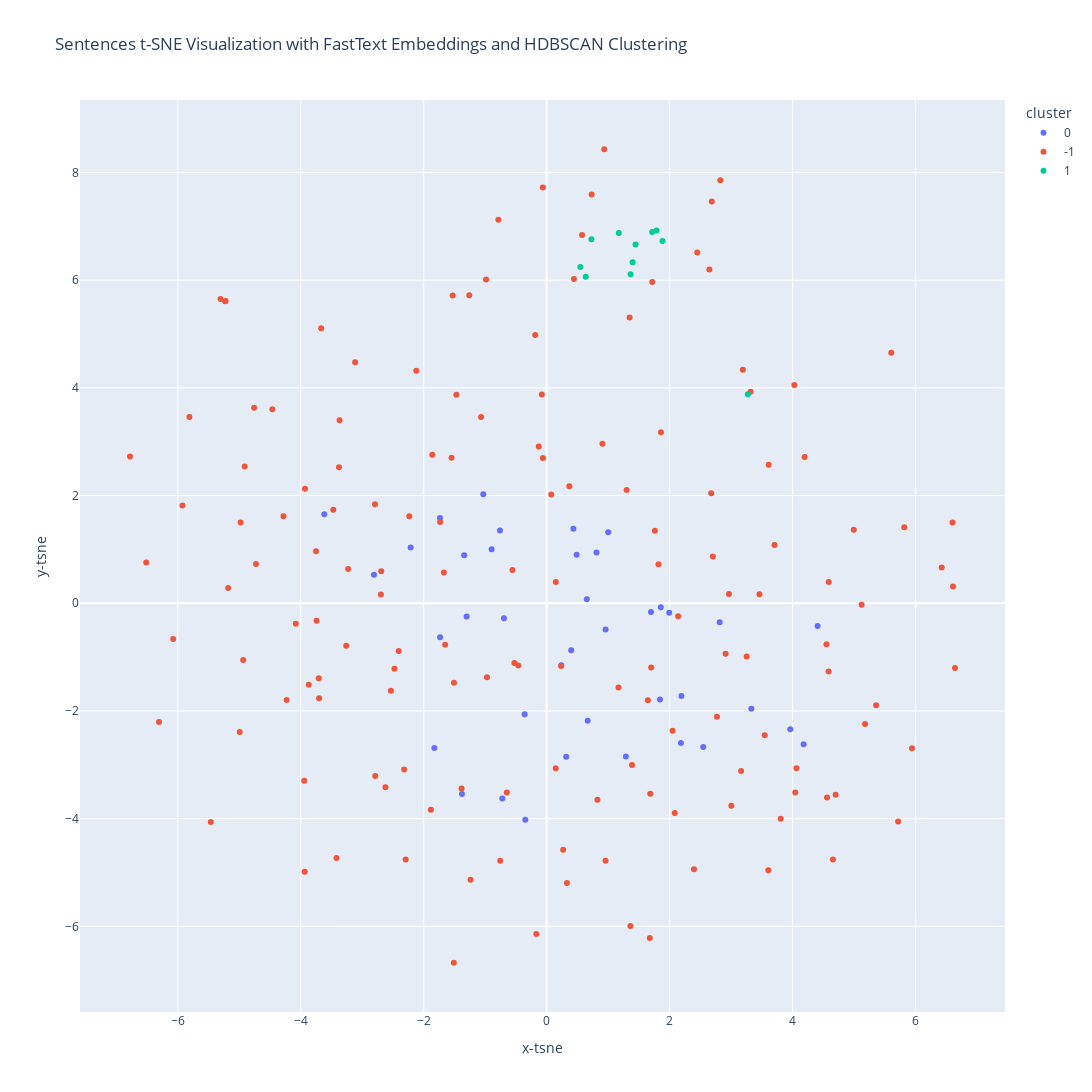

The notebook cell saved with this chart:
### Code cell
# Create interactive scatter plot
ft_df["cluster"] = ft_df["cluster"].astype(str)
fig = px.scatter(
    ft_df,
    x="x-tsne",
    y="y-tsne",
    color="cluster",
    hover_data={"text": True, "overall_label": True, "cluster": True},
    title="Sentences t-SNE Visualization with FastText Embeddings and HDBSCAN Clustering",
    width=1200,
    height=1200,
)

# Show plot
fig.show()

### Figure 1 — Plotly figure (JSON) as saved in the notebook; plotly's stock layout.template omitted (floating-point values rounded to 4 significant figures; data arrays with more than 128 entries replaced by an {"elided": "..."} marker saying what was removed)
{"data": [{"customdata": [["The film tells the story...", "drama", "0"], ["Young sci-fi/fantasy enthusiast Gavin Gore...", "comedy", "0"], ["In World War II, two...", "action", "0"], ["Byron Levin works in a...", "drama", "0"], ["It is love at first...", "romance", "0"], ["Joseph is a mentally retarded...", "drama", "0"], ["Dr. Markoff (J. Carrol Naish)...", "fantasy", "0"], ["The plot revolves around the...", "drama", "0"], ["Set in the austere post–World...", "fantasy", "0"], ["Scott (Ryan Phillippe) is a...", "comedy", "0"], ["Cosmo Reif, an affectless mob...", "comedy", "0"], ["Edgar Mills and his mistress...", "comedy", "0"], ["Marianne (Greta Garbo) is a...", "romance", "0"], ["Italian aristocrat Angela Chiaromonte (Helen...", "romance", "0"], ["Two escaping killers hide out...", "action", "0"], ["Struggling young actress Jenny (Marjorie...", "comedy", "0"], ["Sally Elliott (Rita Hayworth), a...", "action", "0"], ["Roanne Sanchez, a young girl...", "romance", "0"], ["The Hartford Transcontinental Railroad is...", "western", "0"], ["Trust concerns the unusual romance...", "romance", "0"], ["Restaurant owner Dylan Ramsey (David...", "comedy", "0"], ["Jeff Hassard (Dean Jagger) and...", "western", "0"], ["Charles Kessler (Bela Lugosi) is...", "action", "0"], ["United States Secret Service Lieutenant...", "action", "0"], ["Two college girls, Ducky and...", "comedy", "0"], ["Professional hunter Harry Black is...", "action", "0"], ["The film's slight storyline concerns...", "comedy", "0"], ["A blind detective, Duncan Maclain,...", "action", "0"], ["Three teenage boys in small-town...", "drama", "0"], ["Alim is a young gay...", "drama", "0"], ["In the 1930s, Teresa (Buday)...", "romance", "0"], ["John Murdock (Paul Richards) is...", "western", "0"], ["Big Bad Love shares its...", "drama", "0"], ["Ten-year-old Bobby (Frankie Thomas) and...", "drama", "0"], ["Agimat (Bong Revilla, Jr.) is...", "fantasy", "0"], ["A prospective settler, pioneer Bob...", "western", "0"], ["Julia Hemingway (Ina Skriver, credited...", "comedy", "0"], ["Hans a young German journalist...", "action", "0"], ["The drama tells of a...", "drama", "0"]], "hovertemplate": "cluster=%{customdata[2]}<br>x-tsne=%{x}<br>y-tsne=%{y}<br>text=%{customdata[0]}<br>overall_label=%{customdata[1]}<extra></extra>", "legendgroup": "0", "marker": {"color": "#636efa", "symbol": "circle"}, "mode": "markers", "name": "0", "orientation": "v", "showlegend": true, "type": "scatter", "x": [0.8111, 1.289, 4.409, 3.33, -1.302, 0.6534, -0.7214, 1.001, -1.827, 0.4873, -1.734, 1.698, 2.192, 2.815, -0.3581, 1.843, 2.184, -1.342, 0.2389, -1.735, 0.3995, 2.547, 1.857, 4.181, -2.213, 0.6678, -2.809, 1.994, -0.6948, -1.031, -0.7595, 0.3176, -0.8958, 0.4351, -1.378, 0.9583, 3.964, -3.618, -0.3473], "xaxis": "x", "y": [0.9443, -2.847, -0.4212, -1.959, -0.2441, 0.07235, -3.624, 1.317, -2.69, 0.9033, -0.6334, -0.1638, -1.724, -0.3505, -2.06, -1.788, -2.593, 0.8934, -1.152, 1.582, -0.8743, -2.668, -0.07463, -2.617, 1.035, -2.18, 0.5295, -0.1769, -0.2791, 2.027, 1.352, -2.85, 1.003, 1.385, -3.543, -0.4852, -2.342, 1.653, -4.021], "yaxis": "y"}, {"customdata": {"elided": "150x3 str values"}, "hovertemplate": "cluster=%{customdata[2]}<br>x-tsne=%{x}<br>y-tsne=%{y}<br>text=%{customdata[0]}<br>overall_label=%{customdata[1]}<extra></extra>", "legendgroup": "-1", "marker": {"color": "#EF553B", "symbol": "circle"}, "mode": "markers", "name": "-1", "orientation": "v", "showlegend": true, "type": "scatter", "x": {"elided": "150 float values"}, "xaxis": "x", "y": {"elided": "150 float values"}, "yaxis": "y"}, {"customdata": [["Balu (Vijayakumar) and Padma (Manjula...", "drama", "1"], ["Nikki Singh (Akshay Oberoi) is...", "drama", "1"], ["Akashangalil is the story of...", "romance", "1"], ["Dharma (Anandaraj) is an auto...", "drama", "1"], ["Tulsi tells the story of...", "drama", "1"], ["Vijay (R. Sarathkumar) and Seetha...", "drama", "1"], ["Gopal (M.G.R.) is an honest...", "drama", "1"], ["This film is about the...", "comedy", "1"], ["Chandrabose (Mohanlal) whose wife's (Meera...", "drama", "1"], ["The film is set in...", "fantasy", "1"], ["Kumar is a young and...", "action", "1"]], "hovertemplate": "cluster=%{customdata[2]}<br>x-tsne=%{x}<br>y-tsne=%{y}<br>text=%{customdata[0]}<br>overall_label=%{customdata[1]}<extra></extra>", "legendgroup": "1", "marker": {"color": "#00cc96", "symbol": "circle"}, "mode": "markers", "name": "1", "orientation": "v", "showlegend": true, "type": "scatter", "x": [1.717, 1.366, 0.5485, 3.273, 1.884, 1.788, 1.398, 1.174, 0.6363, 0.7282, 1.446], "xaxis": "x", "y": [6.895, 6.111, 6.246, 3.883, 6.729, 6.921, 6.336, 6.879, 6.063, 6.763, 6.661], "yaxis": "y"}], "layout": {"height": 1200, "legend": {"title": {"text": "cluster"}, "tracegroupgap": 0}, "title": {"text": "Sentences t-SNE Visualization with FastText Embeddings and HDBSCAN Clustering"}, "width": 1200, "xaxis": {"anchor": "y", "domain": [0, 1], "title": {"text": "x-tsne"}}, "yaxis": {"anchor": "x", "domain": [0, 1], "title": {"text": "y-tsne"}}}}
